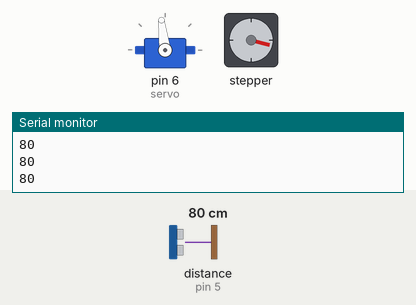
Bench run of a sketch on a simulated Arduino Uno, built with avr-gcc and run on an emulated ATmega328P. Shown: servo, stepper motor, the last lines printed to the serial monitor. Inputs (shaded band) come from the test bench; at power-on: distance to the obstacle (sensor on pin 5) 80 cm. The echo pulse lasts 58.3 µs per cm; stepper angles assume 2048 steps per turn.

Above: at 1.3 s.
1.4 s: distance to the obstacle (sensor on pin 5) set to 9 cm
At 1.94 s:
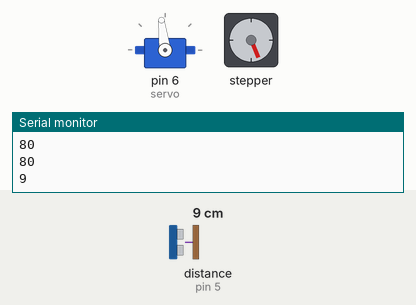
4.6 s: distance to the obstacle (sensor on pin 5) set to 6 cm
At 10.4 s:
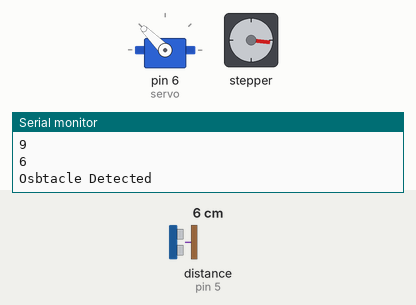
At 25.2 s:
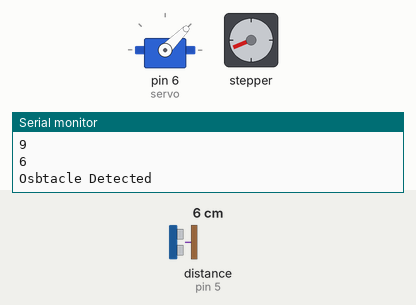
Timing chart, 0 to 26.0 s (numbered marks = the images above; inputs shaded):
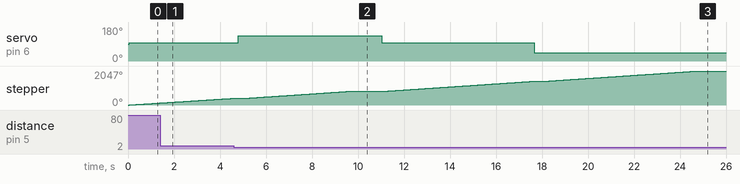

The sketch:

Project2_3.ino
```cpp
#include "Stepper.h"
#define STEPS  32
#include <Servo.h>
#include <SR04.h>
#define TRIG_PIN 5
#define ECHO_PIN 3

Servo servo;
Stepper stepper(STEPS, 8, 10, 9, 11);
SR04 sr04 = SR04(ECHO_PIN,TRIG_PIN);

int distance;

int rs_value; //right sensor value

int ls_value; //left sensor value

int i; //counter

void setup() {
  Serial.begin(9600);
  stepper.setSpeed(1000);
  servo.attach(6);
  servo.write(90);
}

void loop(){
  distance=sr04.Distance();
  Serial.println(distance);
  if(distance < 8) //detects an obstacle in 10cm (arbitrary distance, should be ~L)
  {
    if(i > 1)
    {
      stepper.step(0);
      delay(10000);
    }
    Serial.println("Osbtacle Detected");
    obstacle();
  }
  servo.write(97);
  stepper.step(300);

}

void obstacle(){
  servo.write(135); //turn driver wheel right
  delay(500);
  stepper.step(2250); //rotate right
  delay(1500);
  servo.write(97);
  stepper.step(3500); //drive forward
  servo.write(45); //turn driver wheel left
  delay(500);
  stepper.step(3500); //rotate left
  delay(1500);
  servo.write(97);
  delay(500);
  stepper.step(4500); //drive forward
  delay(500);
  servo.write(135);
  stepper.step(2000); //rotate right
  delay(1500);
  servo.write(97);
  i = 2;
}
```

Measured:
- the behaviour switches between 8 and 7 cm on distance to the obstacle (sensor on pin 5) (found by bisection; images 1 and 2)
- after the input at 4.6 s, servo on pin 6 (servo): 97° → 135° after 0.19 s, → 97° 6.3 s later, → 45° 6.6 s later
